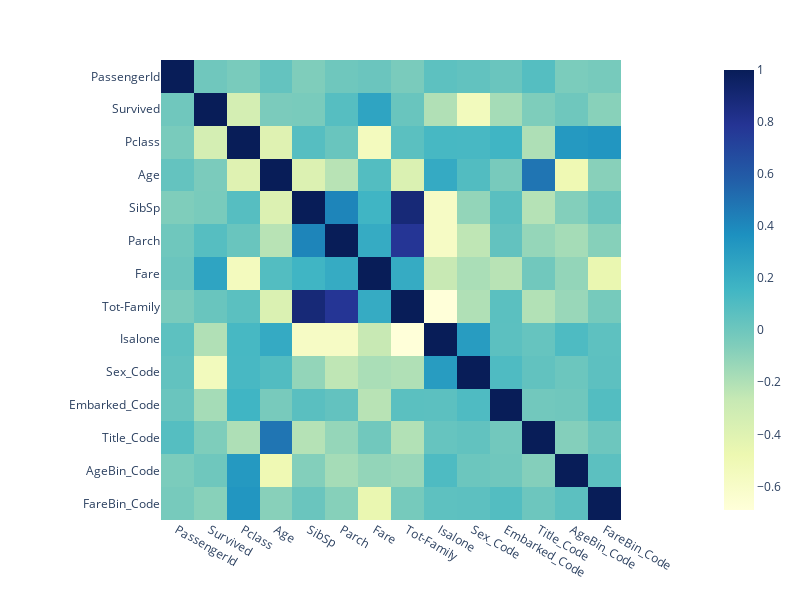

This figure's notebook cell:
### Markdown cell above
### Correlation matrix and survival correlation

### Code cell
# making an interactive correlation plot of whole dataset
correlation_matrix = train.corr(numeric_only=True)

fig = px.imshow(correlation_matrix, color_continuous_scale='YlGnBu')
fig.update_layout(
    height=600,
    width=800
)
fig.show()

### Figure 1 — Plotly figure (JSON) as saved in the notebook; plotly's stock layout.template omitted (floating-point values rounded to 4 significant figures; data arrays with more than 128 entries replaced by an {"elided": "..."} marker saying what was removed)
{"data": [{"coloraxis": "coloraxis", "hovertemplate": "x: %{x}<br>y: %{y}<br>color: %{z}<extra></extra>", "name": "0", "type": "heatmap", "x": ["PassengerId", "Survived", "Pclass", "Age", "SibSp", "Parch", "Fare", "Tot-Family", "Isalone", "Sex_Code", "Embarked_Code", "Title_Code", "AgeBin_Code", "FareBin_Code"], "xaxis": "x", "y": ["PassengerId", "Survived", "Pclass", "Age", "SibSp", "Parch", "Fare", "Tot-Family", "Isalone", "Sex_Code", "Embarked_Code", "Title_Code", "AgeBin_Code", "FareBin_Code"], "yaxis": "y", "z": {"elided": "14x14 float values"}}], "layout": {"coloraxis": {"colorscale": [[0, "rgb(255,255,217)"], [0.125, "rgb(237,248,177)"], [0.25, "rgb(199,233,180)"], [0.375, "rgb(127,205,187)"], [0.5, "rgb(65,182,196)"], [0.625, "rgb(29,145,192)"], [0.75, "rgb(34,94,168)"], [0.875, "rgb(37,52,148)"], [1, "rgb(8,29,88)"]]}, "height": 600, "margin": {"t": 60}, "width": 800, "xaxis": {"anchor": "y", "constrain": "domain", "domain": [0, 1], "scaleanchor": "y"}, "yaxis": {"anchor": "x", "autorange": "reversed", "constrain": "domain", "domain": [0, 1]}}}
